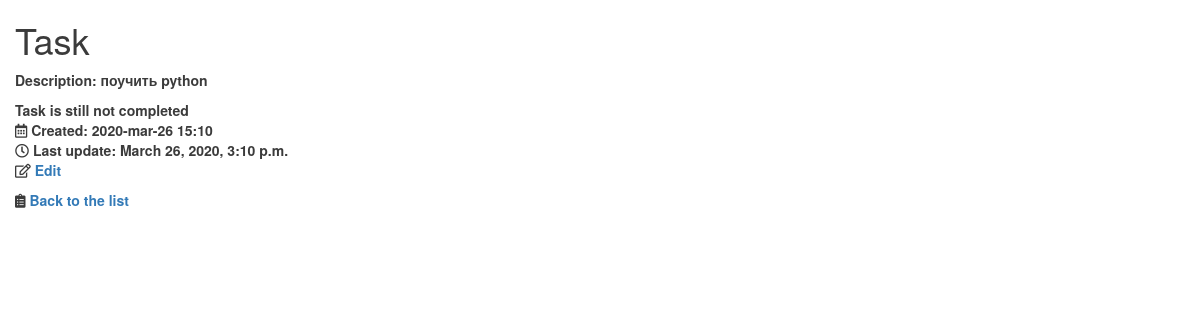
Screenshot of /tasks/details/5015 with the database file from the repository.
### tasks/models.py (models this page shows, shortened)
class TodoItem(models.Model):
    PRIORITY_HIGH = 1
    PRIORITY_MEDIUM = 2
    PRIORITY_LOW = 3
    PRIORITY_CHOISES = [
        (PRIORITY_HIGH, 'High priority'),
        (PRIORITY_MEDIUM, 'Medium priority'),
        (PRIORITY_LOW, 'Low priority'),
    ]
    description = models.CharField(max_length=64)
    is_completed = models.BooleanField("executed", default=False)
    created = models.DateTimeField(auto_now_add=True)
    updated = models.DateTimeField(auto_now=True)
    owner = models.ForeignKey(
        User,
        on_delete=models.CASCADE,
        related_name='tasks'
    )
    priority = models.IntegerField(
        'Priority', choices=PRIORITY_CHOISES, default=PRIORITY_MEDIUM
    )
    def __str__(self):
        return self.description.lower()
    class Meta:
        ordering = ('-created',)

### tasks/views.py (the view)
# urls.py: path('details/<int:pk>', views.TaskDetailsView.as_view(), name='details'),
class TaskDetailsView(DetailView):
    model = TodoItem
    template_name = 'tasks/details.html'

### tasks/templates/tasks/details.html (shortened to what this page needs)
{% extends 'base.html' %}
{% load static %}
{% block extrahead %}
    <link rel="stylesheet"
href="https://use.fontawesome.com/releases/v5.7.0/css/all.css"
integrity="sha384-
lZN37f5QGtY3VHgisS14W3ExzMWZxybE1SJSEsQp9S+oqd12jhcu+A56Ebc1zFSJ"
crossorigin="anonymous">
{% endblock extrahead %}
{% block main_content %}
    <h1>Task</h1>
    <p><strong>Description</strong>: {{ object }}</p>
    <ul>
        <li>
        {{ object.is_completed|yesno:"Task completed, Task is still not completed" }}
        </li>
        <li><i class='far fa-calendar-alt'></i>&nbsp;Created: {{ object.created|date:"Y-b-d H:i" }}</li>
        <li><i class='far fa-clock'></i>&nbsp;Last update: {{ object.updated }}</li>
        <li><i class="far fa-edit"></i>&nbsp;<a href="{% url "tasks:edit" pk=object.pk %}">Edit</a></li>
    </ul>
    <i class='fas fa-clipboard-list'></i>&nbsp;<a href={% url 'tasks:list' %}>Back to the list</a>
{% endblock main_content %}

### static/css/styles.css (style rules this page uses)
ul { padding: 0; text-align: left; list-style: none; }

### rows the page displays
TodoItem: description "поучить python", is_completed "Task is still not completed", created "2020-mar-26 15:10", updated "March 26, 2020, 3:10 p.m."
